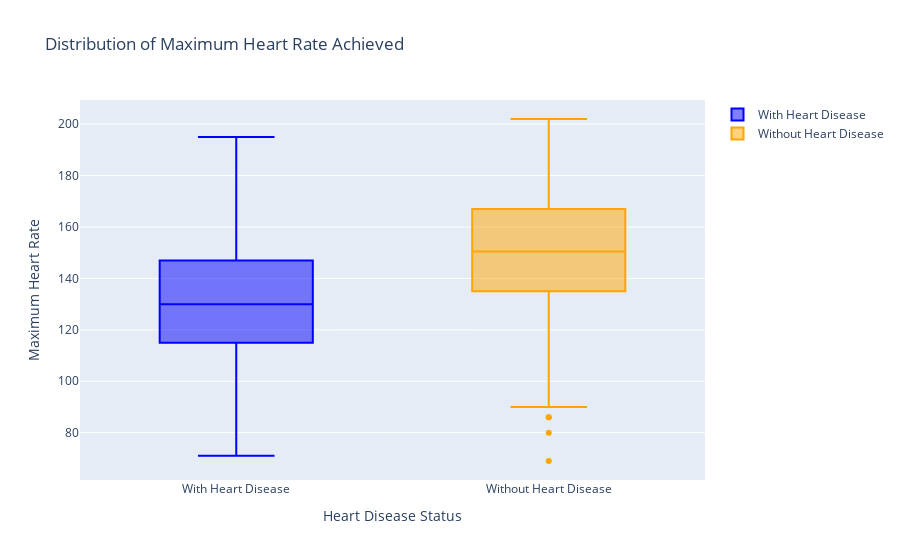

Write notebook code for a chart like this one.
### Code cell
import plotly.graph_objects as go

# Create a box plot to visualize the maximum heart rate achieved
fig = go.Figure()

fig.add_trace(go.Box(
    y=train[train['heart_diasease'] == 'has_disease']['max_heart_rate_achieved'],
    name='With Heart Disease',
    marker_color='blue'
))

fig.add_trace(go.Box(
    y=train[train['heart_diasease'] == 'no_disease']['max_heart_rate_achieved'],
    name='Without Heart Disease',
    marker_color='orange'
))

# Update the layout
fig.update_layout(
    title='Distribution of Maximum Heart Rate Achieved',
    xaxis_title='Heart Disease Status',
    yaxis_title='Maximum Heart Rate',
)

# Show the plot
fig.show()

### Figure 1 — Plotly figure (JSON) as saved in the notebook; plotly's stock layout.template omitted (floating-point values rounded to 4 significant figures; data arrays with more than 128 entries replaced by an {"elided": "..."} marker saying what was removed)
{"data": [{"marker": {"color": "blue"}, "name": "With Heart Disease", "type": "box", "y": {"elided": "356 int values"}}, {"marker": {"color": "orange"}, "name": "Without Heart Disease", "type": "box", "y": {"elided": "390 int values"}}], "layout": {"title": {"text": "Distribution of Maximum Heart Rate Achieved"}, "xaxis": {"title": {"text": "Heart Disease Status"}}, "yaxis": {"title": {"text": "Maximum Heart Rate"}}}}
